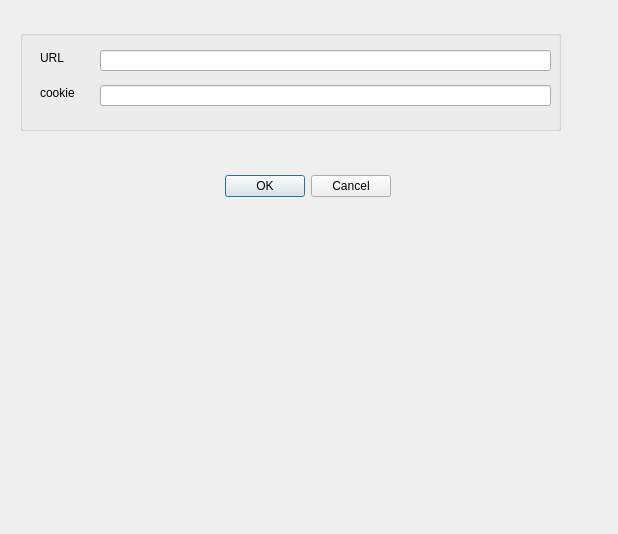
<?xml version="1.0" encoding="UTF-8"?>
<ui version="4.0">
 <class>Dialog_Option</class>
 <widget class="QDialog" name="Dialog_Option">
  <property name="windowModality">
   <enum>Qt::ApplicationModal</enum>
  </property>
  <property name="geometry">
   <rect>
    <x>0</x>
    <y>0</y>
    <width>618</width>
    <height>534</height>
   </rect>
  </property>
  <property name="windowTitle">
   <string>参数配置</string>
  </property>
  <property name="windowIcon">
   <iconset>
    <normaloff>../icon/setting.png</normaloff>../icon/setting.png</iconset>
  </property>
  <widget class="QDialogButtonBox" name="buttonBox">
   <property name="geometry">
    <rect>
     <x>190</x>
     <y>170</y>
     <width>201</width>
     <height>32</height>
    </rect>
   </property>
   <property name="orientation">
    <enum>Qt::Horizontal</enum>
   </property>
   <property name="standardButtons">
    <set>QDialogButtonBox::Cancel|QDialogButtonBox::Ok</set>
   </property>
  </widget>
  <widget class="QGroupBox" name="groupBox">
   <property name="geometry">
    <rect>
     <x>20</x>
     <y>30</y>
     <width>541</width>
     <height>101</height>
    </rect>
   </property>
   <property name="title">
    <string/>
   </property>
   <widget class="QLineEdit" name="lineEdit_api">
    <property name="geometry">
     <rect>
      <x>80</x>
      <y>20</y>
      <width>451</width>
      <height>21</height>
     </rect>
    </property>
    <property name="minimumSize">
     <size>
      <width>200</width>
      <height>0</height>
     </size>
    </property>
   </widget>
   <widget class="QLabel" name="label">
    <property name="geometry">
     <rect>
      <x>20</x>
      <y>55</y>
      <width>48</width>
      <height>16</height>
     </rect>
    </property>
    <property name="text">
     <string>cookie</string>
    </property>
   </widget>
   <widget class="QLabel" name="requestURL">
    <property name="geometry">
     <rect>
      <x>20</x>
      <y>20</y>
      <width>54</width>
      <height>16</height>
     </rect>
    </property>
    <property name="text">
     <string>URL</string>
    </property>
   </widget>
   <widget class="QLineEdit" name="lineEdit_cookie">
    <property name="geometry">
     <rect>
      <x>80</x>
      <y>55</y>
      <width>451</width>
      <height>21</height>
     </rect>
    </property>
    <property name="minimumSize">
     <size>
      <width>200</width>
      <height>0</height>
     </size>
    </property>
   </widget>
  </widget>
 </widget>
 <resources/>
 <connections>
  <connection>
   <sender>buttonBox</sender>
   <signal>accepted()</signal>
   <receiver>Dialog_Option</receiver>
   <slot>accept()</slot>
   <hints>
    <hint type="sourcelabel">
     <x>248</x>
     <y>254</y>
    </hint>
    <hint type="destinationlabel">
     <x>157</x>
     <y>274</y>
    </hint>
   </hints>
  </connection>
  <connection>
   <sender>buttonBox</sender>
   <signal>rejected()</signal>
   <receiver>Dialog_Option</receiver>
   <slot>reject()</slot>
   <hints>
    <hint type="sourcelabel">
     <x>316</x>
     <y>260</y>
    </hint>
    <hint type="destinationlabel">
     <x>286</x>
     <y>274</y>
    </hint>
   </hints>
  </connection>
 </connections>
</ui>
